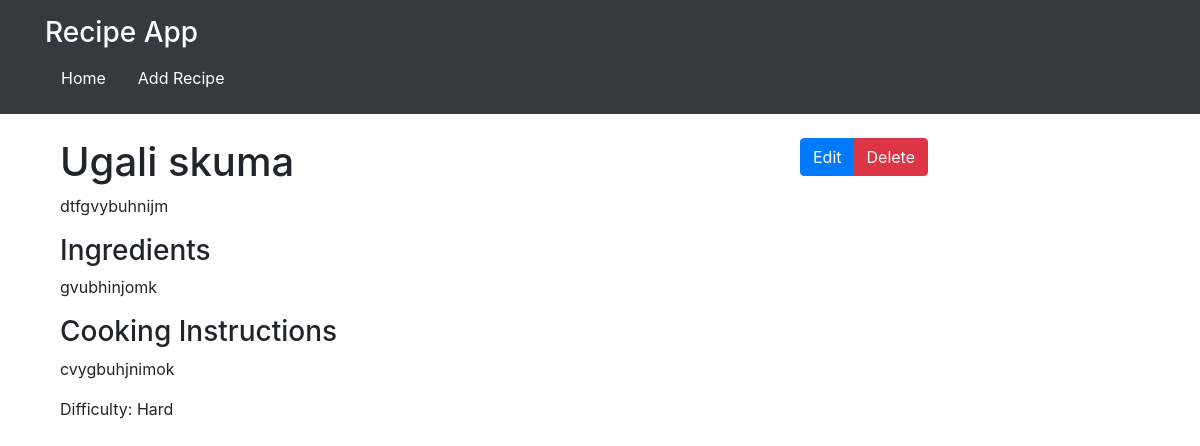
Before: /recipe/7/ with the older database file.
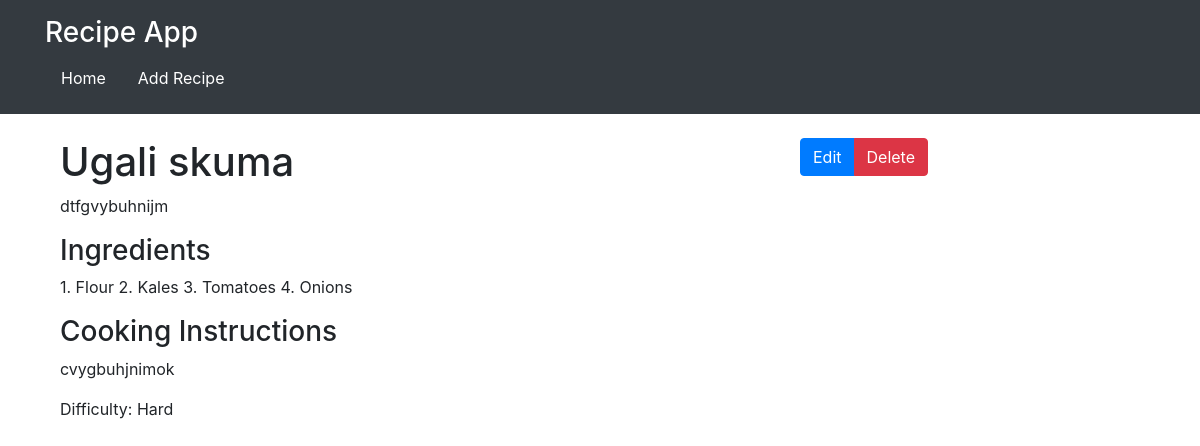
After: the same page with the newer database file.
### recipes/models.py (models this page shows, shortened)
class Recipe(models.Model):
    DIFFICULTY_CHOICES = [
        ('easy', 'Easy'),
        ('medium', 'Medium'),
        ('hard', 'Hard'),
    ]
    title = models.CharField(max_length=200)
    description = models.TextField()
    ingredients = models.TextField()
    ingredients = models.TextField()
    cooking_instructions = models.TextField()
    difficulty = models.CharField(
        max_length=6,
        choices=DIFFICULTY_CHOICES,
        default=DIFFICULTY_CHOICES[1][0],
    )

### recipes/views.py (the view)
# urls.py: path('recipe/<int:pk>/', RecipeDetailView.as_view(), name='recipe_detail'),
class RecipeDetailView(DetailView):
    model = Recipe
    template_name ='recipes/recipe_detail.html'

### recipes/templates/recipes/recipe_detail.html
{% extends "base_generic.html" %}
{% block content %}
<div class="container">
    <div class="row">
        <div class="col-md-8">
            <h1>{{ recipe.title }}</h1>
            <p>{{ recipe.description }}</p>
            <h3>Ingredients</h3>
            <p>{{ recipe.ingredients }}</p>
            <h3>Cooking Instructions</h3>
            <p>{{ recipe.cooking_instructions }}</p>
            <p>Difficulty: {{ recipe.get_difficulty_display }}</p>
        </div>
        <div class="col-md-4">
            <div class="btn-group">
                <a href="{% url 'recipes:recipe_edit' recipe.id %}" class="btn btn-primary">Edit</a>
                <a href="{% url 'recipes:recipe_delete' recipe.id %}" class="btn btn-danger">Delete</a>
            </div>
        </div>
    </div>
</div>
{% endblock %}

### recipes/templates/base_generic.html (shortened to what this page needs)
<!DOCTYPE html>
<html lang="en">
<head>
    <link href="https://stackpath.bootstrapcdn.com/bootstrap/4.5.2/css/bootstrap.min.css" rel="stylesheet">
</head>
<body>
    <header class="bg-dark text-white p-3 mb-4">
        <div class="container">
            <h1 class="h3">Recipe App</h1>
            <nav class="nav">
                <a class="nav-link text-white" href="{% url 'recipes:recipe_list' %}">Home</a>
                <a class="nav-link text-white" href="{% url 'recipes:recipe_create' %}">Add Recipe</a>
            </nav>
        </div>
    </header>
    <main class="container">
        {% block content %}
        {% endblock %}
    </main>
</body>
</html>

Changed rows visible on the page:
changed Recipe "Ugali skuma": ingredients "gvubhinjomk" → "1. Flour 2. Kales 3. Tomatoes 4. Onions"
